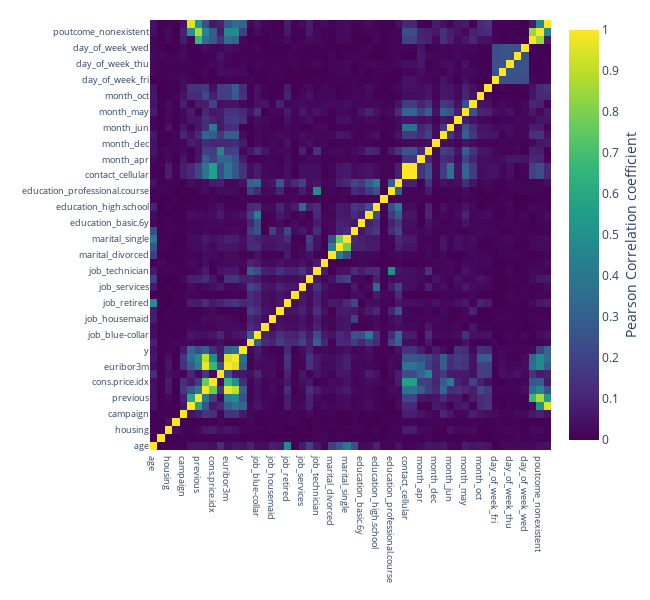

Source (notebook cell):
### Code cell
mapCorr = go.Heatmap(z = corr_array,
                   x = corrCols,
                   y = corrCols,
                   colorscale = 'Viridis',
                   colorbar   = dict(title = "Pearson Correlation coefficient",titleside = "right")
                  )

layout = go.Layout(dict(height  = 600,
                        width   = 650,
                        margin  = dict(r = 0 ,l = 150,t = 20,b = 150),
                        yaxis   = dict(tickfont = dict(size = 9)),
                        xaxis   = dict(tickfont = dict(size = 9))
                       )
                  )

data = [mapCorr]
fig = go.Figure(data=data,layout=layout)
py.iplot(fig)

### Figure 1 — Plotly figure (JSON) as saved in the notebook; plotly's stock layout.template omitted (floating-point values rounded to 4 significant figures; data arrays with more than 128 entries replaced by an {"elided": "..."} marker saying what was removed)
{"data": [{"colorbar": {"title": {"side": "right", "text": "Pearson Correlation coefficient"}}, "colorscale": [[0, "#440154"], [0.1111, "#482878"], [0.2222, "#3e4989"], [0.3333, "#31688e"], [0.4444, "#26828e"], [0.5556, "#1f9e89"], [0.6667, "#35b779"], [0.7778, "#6ece58"], [0.8889, "#b5de2b"], [1, "#fde725"]], "type": "heatmap", "x": ["age", "default", "housing", "loan", "campaign", "pdays", "previous", "emp.var.rate", "cons.price.idx", "cons.conf.idx", "euribor3m", "nr.employed", "y", "job_admin.", "job_blue-collar", "job_entrepreneur", "job_housemaid", "job_management", "job_retired", "job_self-employed", "job_services", "job_student", "job_technician", "job_unemployed", "marital_divorced", "marital_married", "marital_single", "education_basic.4y", "education_basic.6y", "education_basic.9y", "education_high.school", "education_illiterate", "education_professional.course", "education_university.degree", "contact_cellular", "contact_telephone", "month_apr", "month_aug", "month_dec", "month_jul", "month_jun", "month_mar", "month_may", "month_nov", "month_oct", "month_sep", "day_of_week_fri", "day_of_week_mon", "day_of_week_thu", "day_of_week_tue", "day_of_week_wed", "poutcome_failure", "poutcome_nonexistent", "poutcome_success"], "y": ["age", "default", "housing", "loan", "campaign", "pdays", "previous", "emp.var.rate", "cons.price.idx", "cons.conf.idx", "euribor3m", "nr.employed", "y", "job_admin.", "job_blue-collar", "job_entrepreneur", "job_housemaid", "job_management", "job_retired", "job_self-employed", "job_services", "job_student", "job_technician", "job_unemployed", "marital_divorced", "marital_married", "marital_single", "education_basic.4y", "education_basic.6y", "education_basic.9y", "education_high.school", "education_illiterate", "education_professional.course", "education_university.degree", "contact_cellular", "contact_telephone", "month_apr", "month_aug", "month_dec", "month_jul", "month_jun", "month_mar", "month_may", "month_nov", "month_oct", "month_sep", "day_of_week_fri", "day_of_week_mon", "day_of_week_thu", "day_of_week_tue", "day_of_week_wed", "poutcome_failure", "poutcome_nonexistent", "poutcome_success"], "z": {"elided": "54x54 float values"}}], "layout": {"height": 600, "margin": {"b": 150, "l": 150, "r": 0, "t": 20}, "width": 650, "xaxis": {"tickfont": {"size": 9}}, "yaxis": {"tickfont": {"size": 9}}}}
